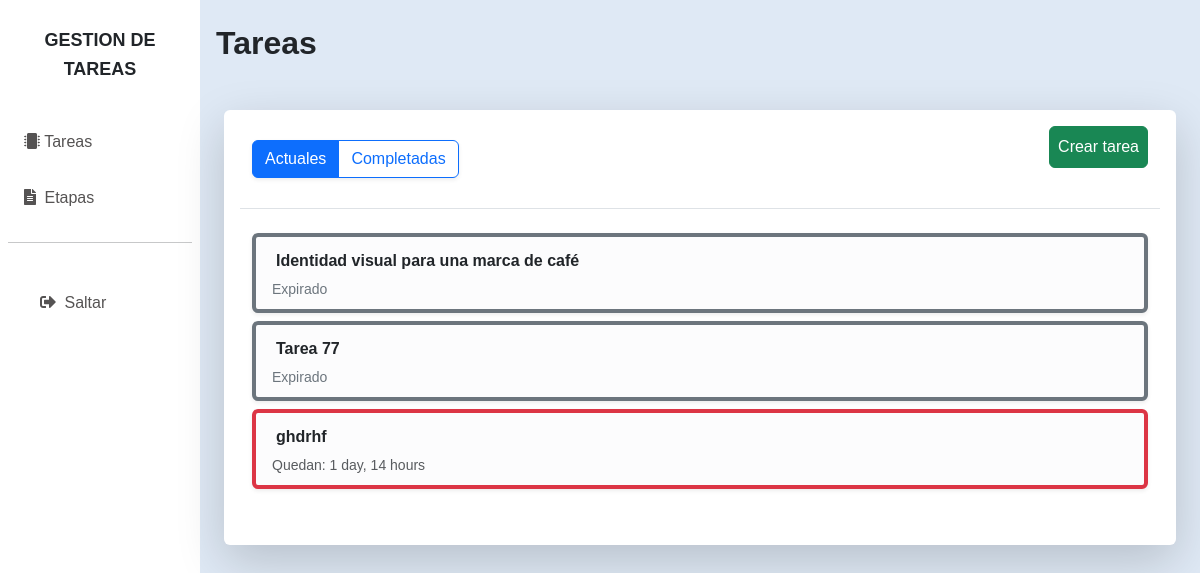
Before: /tasks/ (signed in) with the older database file.
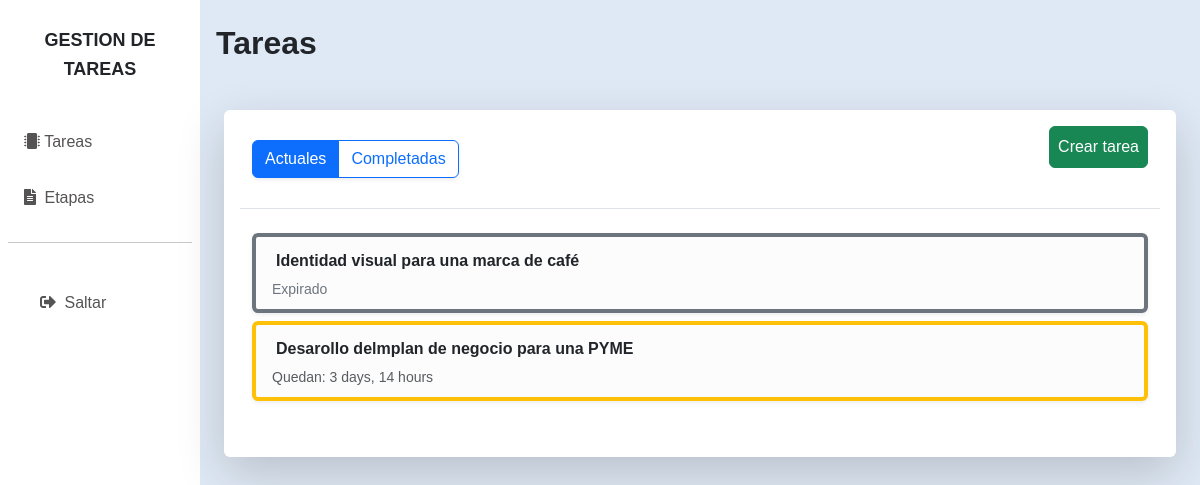
After: the same page with the newer database file.
### taskapp/models.py (models this page shows, shortened)
class Task(models.Model):
    title = models.CharField(max_length=100, verbose_name='titulo')
    description = models.TextField(null=False, blank=True, verbose_name='descripcion')
    start_date = models.DateTimeField(auto_now_add=True)
    end_date = models.DateTimeField(verbose_name='fecha de terminacion')
    status = models.BooleanField(default=False, verbose_name='completada')
    author = models.ForeignKey(
        settings.AUTH_USER_MODEL,
        on_delete=models.CASCADE,
        related_name='created_tasks',
        verbose_name='Autor de la tarea',
        null=True,
        blank=True
    )
    students = models.ManyToManyField(
        settings.AUTH_USER_MODEL,
        related_name='tasks_as_student',
        limit_choices_to={'is_student': True},
        verbose_name='alumnos'
    )
    tutor = models.ForeignKey(
        settings.AUTH_USER_MODEL,
        on_delete=models.PROTECT,
        related_name='tasks_as_tutor',
        limit_choices_to={'is_tutor': True},
        verbose_name='tutor')
    course = models.ForeignKey(
        Course,
        on_delete=models.PROTECT,
        related_name='tasks',
        verbose_name='cursos')
    @property
    def days_left(self):
        if self.end_date:
            delta = self.end_date - timezone.now()
            return delta.days
        return None

### taskapp/views.py (the view)
# urls.py: path('tasks/', TasksListView.as_view(), name='tasks_list'),  # Listado general
class TasksListView(ListView): #(PermissionRequiredMixin, ListView):
    model = Task
    template_name = 'tasks/tasks-list.html'
    context_object_name = 'tasks'
    def get_queryset(self):
        user = self.request.user
        return Task.objects.filter(
            Q(tutor=user) | Q(students=user),
            status=False
        ).distinct()
    def get_context_data(self, **kwargs):
        context = super().get_context_data(**kwargs)
        user = self.request.user
        context['completed_tasks'] = Task.objects.filter(
            Q(tutor=user) | Q(students=user),
            status=True
        ).distinct().order_by('-end_date')
        context['now'] = timezone.now()
        return context

### taskapp/templates/tasks/tasks-list.html (shortened to what this page needs)
{% extends "_base.html" %}
{% block content %}
<h2 class="fw-bold">Tareas</h2>
<div class="row bg-white px-3 py-3 mx-2 my-5 rounded pb-5 shadow-lg">
    <div class="d-flex justify-content-between align-items-center mb-4 border-bottom pb-3">
        <div class="btn-group shadow-sm" role="group" id="task-filter-group">
            <button type="button" id="btn-actual" class="btn btn-primary active-filter" data-filter="active">Actuales</button>
            <button type="button" id="btn-completed" class="btn btn-outline-primary" data-filter="completed">Completadas</button>
        </div>
        <div class="hstack gap-3 pb-4">
            <a href="/tasks/new" class="btn btn-success p-2">Crear tarea</a>
        </div>
    </div>
    <div id="task_actual" class="col-12">
        <ul class="list-group">
            {% for task in tasks %}
            <li class="list-group-item list-group-item-light mb-2 shadow-sm rounded border-start border-4
                {% if task.days_left < 0 %} border-secondary
                {% elif task.days_left < 2 %} border-danger
                {% elif task.days_left < 4 %} border-warning
                {% else %} border-success
                {% endif %}">
                <div class="row align-items-center">
                    <div class="col text-start">
                        <a href="/tasks/{{ task.pk }}" class="text-decoration-none link-dark p-1 d-inline-block fw-bold"
                        style="transition: transform 0.2s;"
                        onmouseover="this.style.transform='scale(1.1)'"
                        onmouseout="this.style.transform='scale(1)'">
                            {{ task.title }}
                        </a>
                        <br>
                        <small class="text-muted">
                            {% if task.end_date < now %}
                                <span class="text-secondary">Expirado</span>
                            {% else %}
                                Quedan: {{ task.end_date|timeuntil }}
                            {% endif %}
                        </small>
                    </div>
                </div>
            </li>
            {% endfor %}
        </ul>
    </div>
</div>
{% endblock %}

Changed rows visible on the page:
removed Task: title "Tarea 77", shows "Expirado"
removed Task: title "ghdrhf", end_date "1 day, 14 hours"
added Task: title "Desarollo delmplan de negocio para una PYME", end_date "3 days, 14 hours"
